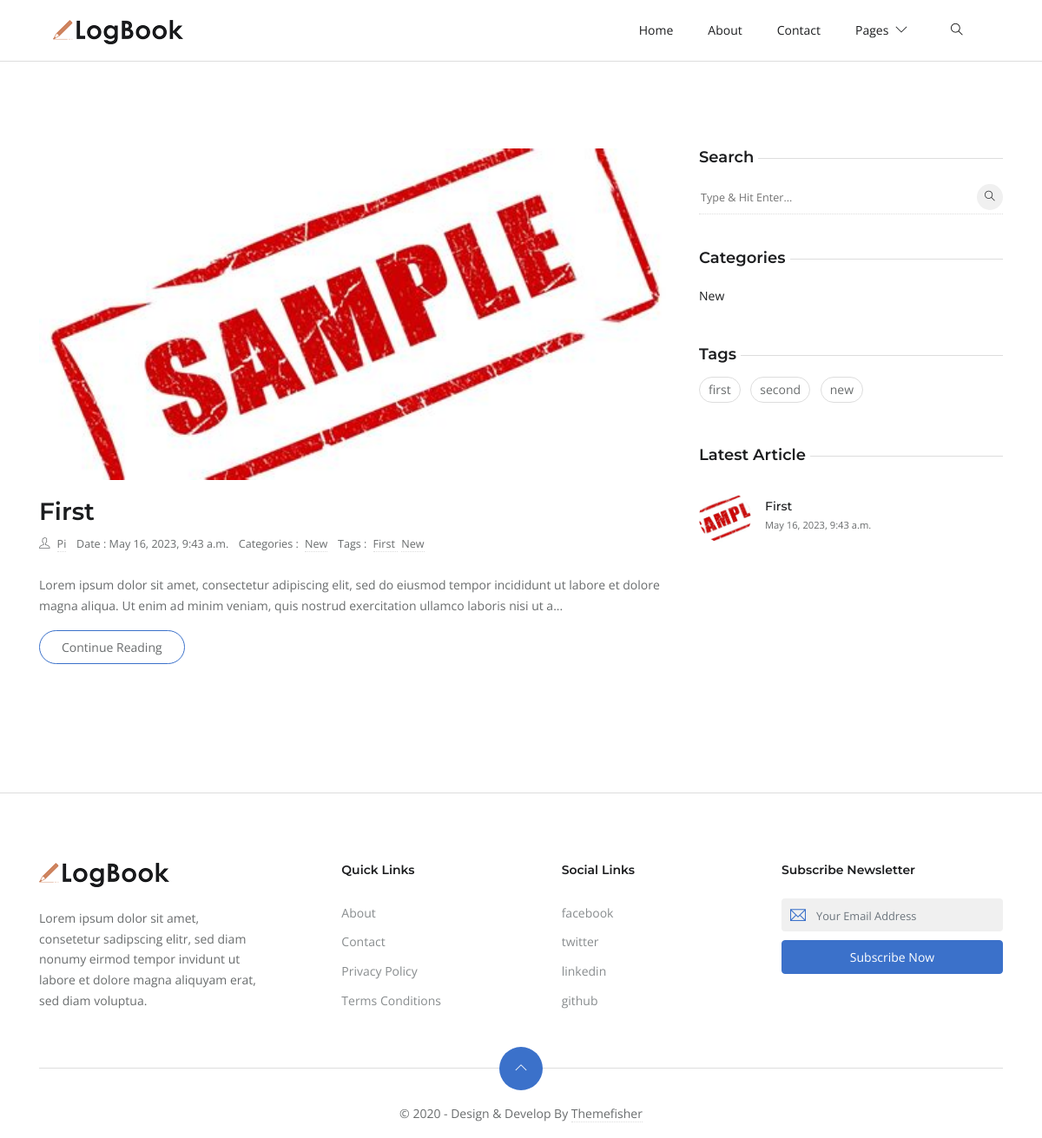
Before: / with the older database file.
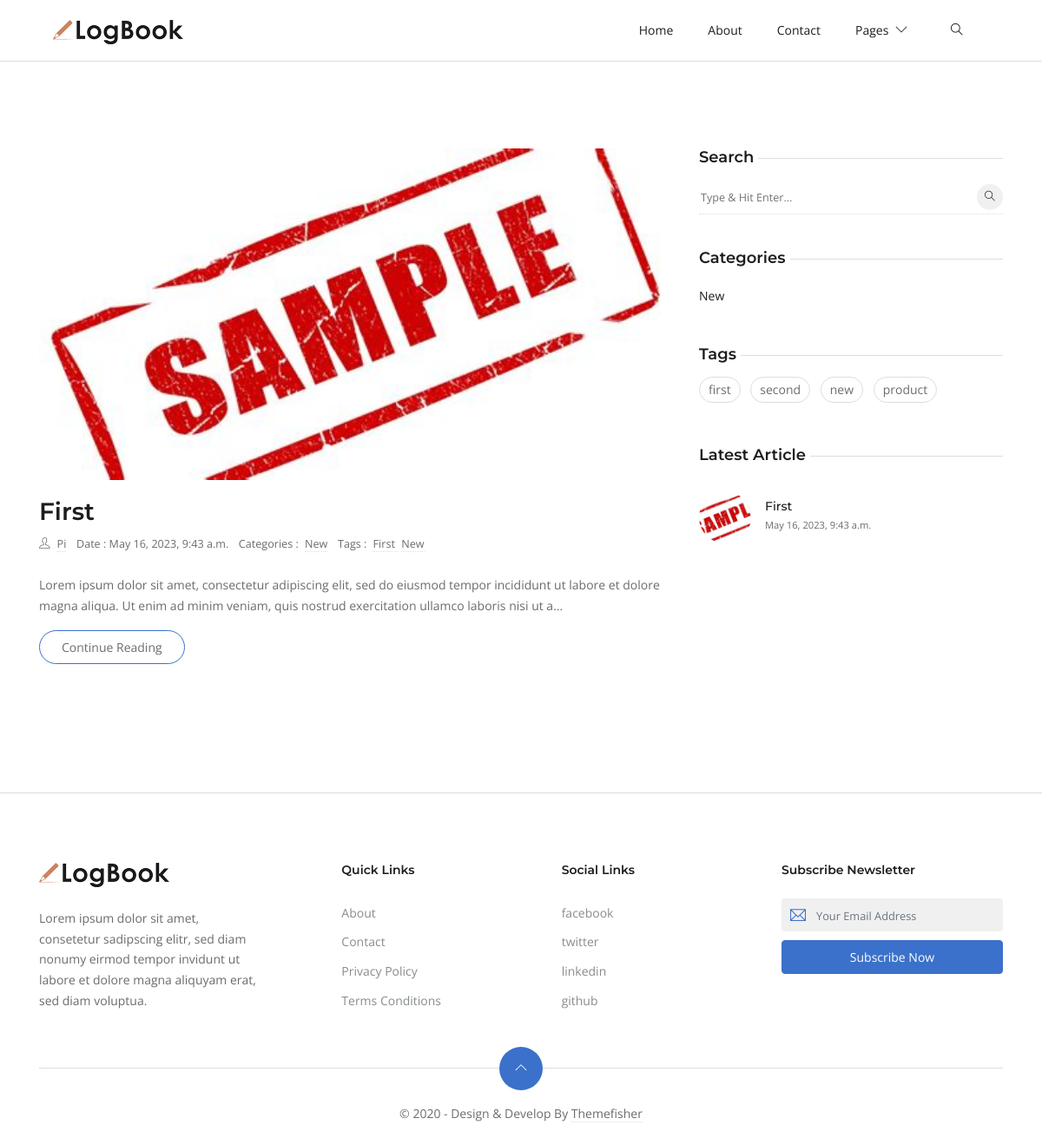
After: the same page with the newer database file.
### blog/models.py (models this page shows, shortened)
class Post(models.Model):
    STATUS_CHOICES = (
    ('draft', 'Draft'),
    ('published', 'Published'),
    )
    url=models.SlugField(max_length=1000,unique=True)
    title=models.CharField(max_length=1000)
    author = models.ForeignKey(User,on_delete=models.CASCADE)
    image=models.ImageField(upload_to='static/images')
    category=models.ForeignKey(Categorie,on_delete=models.CASCADE,blank=True,related_name='categories')
    body=RichTextUploadingField()
    description=models.CharField(max_length=200)
    tags=TaggableManager()
    publish = models.DateTimeField(default=timezone.now)
    created = models.DateTimeField(auto_now_add=True)
    updated = models.DateTimeField(auto_now=True)
    update=models.DateTimeField(auto_now_add=True)
    status = models.CharField(max_length=10,choices=STATUS_CHOICES,default='draft')

class Categorie(models.Model):
    name=models.CharField(max_length=100,unique=True)
    url=models.SlugField(max_length=100,unique=True)

### blog/views.py (the view)
# urls.py: path('',views.index,name='home'),
def index(request,tag_slug=None):
    all_tags = Tag.objects.all()
    post=Post.objects.filter(status='published').order_by('-publish')
    latestpost=Post.objects.filter(status='published').order_by('-publish')[:3]
    category=Categorie.objects.all()
    tag = None
    if tag_slug:
        tag = get_object_or_404(Tag, slug=tag_slug)
        post=Post.objects.filter(status='published',tags=tag).order_by('-publish')
    page = request.GET.get('page', 1)
    paginator = Paginator(post, 10)
    try:
        posts = paginator.page(page)
    except PageNotAnInteger:
        posts = paginator.page(1)
    except EmptyPage:
        posts = paginator.page(paginator.num_pages)
    return render(request,'index.html',{'posts':posts,'category':category,'latestpost':latestpost,'post':post,'all_tags':all_tags,'tag':tag})

### templates/index.html (shortened to what this page needs)
{% extends 'base.html' %}
{% block body %}
<section class="section">
	<div class="container">
		<div class="row">
<div class="col-lg-8  mb-5 mb-lg-0">
   {% for post in posts %}
   <article class="row mb-5">
      <div class="col-12">
         <div class="post-slider">
            <img loading="lazy" src="{{post.image.url}}" class="img-fluid" alt="image of {{post.title}}">
         </div>
      </div>
      <div class="col-12 mx-auto">
         <h3><a class="post-title" href="/{{post.url}}/">{{post.title|title}}</a></h3>
         <ul class="list-inline post-meta mb-4">
            <li class="list-inline-item"><i class="ti-user mr-2"></i><a href="/user/{{post.author}}/">{{post.author|title}}</a>
            </li>
            <li class="list-inline-item">Date : {{post.publish}}</li>
            <li class="list-inline-item">Categories : <a href="/category/{{post.category.url}}/" class="ml-1">{{post.category.name|title}} </a>
            </li>
            <li class="list-inline-item">Tags : {% for tag in post.tags.all %} <a href="/tag/{{tag.slug}}" class="ml-1">{{tag.name|capfirst}} </a> {% endfor %}
            </li>
         </ul>
         <p>{{post.description|capfirst|safe}}...</p> <a href="/{{post.url}}/" class="btn btn-outline-primary">Continue Reading</a>
      </div>
   </article>
   {% endfor %}
</div>
<aside class="col-lg-4">
<div class="widget">
<h5 class="widget-title"><span>Search</span></h5>
<form action="/search" class="widget-search">
<input id="search-query" name="s" type="search" placeholder="Type &amp; Hit Enter...">
<button type="submit"><i class="ti-search"></i>
</button>
</form>
</div>
<div class="widget">
<h5 class="widget-title"><span>Categories</span></h5>
<ul class="list-unstyled widget-list">
{% for cat in category %}
<li><a href="/category/{{cat.url}}/" class="d-flex">{{cat.name|title}}
</a>
</li>
{% endfor %}
</ul>
</div>
<div class="widget">
<h5 class="widget-title"><span>Tags</span></h5>
<ul class="list-inline widget-list-inline">
   {% for tag in all_tags %}
<li class="list-inline-item"><a href="/tag/{{tag.slug}}"> {{tag.name}}</a>
</li>
{% endfor %}
</ul>
</div>
<div class="widget">
<h5 class="widget-title"><span>Latest Article</span></h5>
{% for lp in latestpost %}
<ul class="list-unstyled widget-list">
<li class="media widget-post align-items-center">
<a href="/{{lp.url}}/">
   <img loading="lazy" class="mr-3" src="{{lp.image.url}}">
</a>
<div class="media-body">
   <h5 class="h6 mb-0"><a href="/{{lp.url}}">{{lp.title|title}}</a></h5>
   <small>{{lp.publish}}</small>
</div>
</li>
</ul>
{% endfor %}
</div>
</aside>
</div>
</div>
</section>
{% endblock body %}

### templates/base.html (shortened to what this page needs)
{% load static %}
<!DOCTYPE html>
<html lang="en-us">
<head>
   <link rel="stylesheet" href="{% static 'plugins/bootstrap/bootstrap.min.css' %}">
   <link rel="stylesheet" href="{% static 'plugins/themify-icons/themify-icons.css' %}">
   <link rel="stylesheet" href="{% static 'plugins/slick/slick.css' %}">
   <link rel="stylesheet" href="{% static 'css/style.css' %}">
</head>
<body>
<header class="sticky-top bg-white border-bottom border-default">
   <div class="container">
      <nav class="navbar navbar-expand-lg navbar-white">
         <a class="navbar-brand" href="/">
            <img class="img-fluid" width="150px" src="{% static 'images/logo.png' %}" alt="LogBook">
         </a>
         <div class="collapse navbar-collapse text-center" id="navigation">
            <ul class="navbar-nav ml-auto">
               <li class="nav-item dropdown">
                  <a class="nav-link" href="/"
                  >
                    Home
                  </a>
               </li>
               <li class="nav-item">
                  <a class="nav-link" href="/blog/about/">About</a>
               </li>
               <li class="nav-item">
                  <a class="nav-link" href="/blog/contact/">Contact</a>
               </li>
               <li class="nav-item dropdown">
                  <a class="nav-link" href="#" role="button" data-toggle="dropdown" aria-haspopup="true"
                     aria-expanded="false">Pages <i class="ti-angle-down ml-1"></i>
                  </a>
               </li>
            </ul>
            <div class="search px-4">
               <button id="searchOpen" class="search-btn"><i class="ti-search"></i></button>
            </div>
         </div>
      </nav>
   </div>
</header>
{% block body %}
{% endblock body %}
   <footer class="section-sm pb-0 border-top border-default">
      <div class="container">
         <div class="row justify-content-between">
            <div class="col-md-3 mb-4">
               <a class="mb-4 d-block" href="/">
                  <img class="img-fluid" width="150px" src="{% static 'images/logo.png' %}" alt="LogBook">
               </a>
               <p>Lorem ipsum dolor sit amet, consetetur sadipscing elitr, sed diam nonumy eirmod tempor invidunt ut labore et dolore magna aliquyam erat, sed diam voluptua.</p>
            </div>
            <div class="col-lg-2 col-md-3 col-6 mb-4">
               <h6 class="mb-4">Quick Links</h6>
               <ul class="list-unstyled footer-list">
                  <li><a href="about.html">About</a></li>
                  <li><a href="contact.html">Contact</a></li>
                  <li><a href="privacy-policy.html">Privacy Policy</a></li>
                  <li><a href="terms-conditions.html">Terms Conditions</a></li>
               </ul>
            </div>
            <div class="col-lg-2 col-md-3 col-6 mb-4">
               <h6 class="mb-4">Social Links</h6>
               <ul class="list-unstyled footer-list">
                  <li><a href="#">facebook</a></li>
                  <li><a href="#">twitter</a></li>
                  <li><a href="#">linkedin</a></li>
                  <li><a href="#">github</a></li>
               </ul>
            </div>
            <div class="col-md-3 mb-4">
               <h6 class="mb-4">Subscribe Newsletter</h6>
               <form class="subscription" action="/newsletter" method="post">
                  <div class="position-relative">
                     <i class="ti-email email-icon"></i>
                     <input name="email" for="email" type="email" class="form-control" placeholder="Your Email Address">
                  </div>
                  <button class="btn btn-primary btn-block rounded" type="submit">Subscribe now</button>
               </form>
            </div>
         </div>
         <div class="scroll-top">
            <a href="javascript:void(0);" id="scrollTop"><i class="ti-angle-up"></i></a>
         </div>
         <div class="text-center">
            <p class="content">&copy; 2020 - Design &amp; Develop By <a href="https://themefisher.com/" target="_blank">Themefisher</a></p>
         </div>
      </div>
   </footer>
</body>
</html>

### static/css/style.css (style rules this page uses)
body { line-height: 1.7; font-family: "Open Sans", sans-serif; -webkit-font-smoothing: antialiased; color: #696c6d; font-size: 14px; }
article img { max-width: 100% !important; height: auto !important; border-radius: .25rem!important; }
p, .paragraph { font-weight: 400; color: #696c6d; font-size: 14px; line-height: 1.7; font-family: "Open Sans", sans-serif; }
h1, h2, h3, h4, h5, h6 { color: #1c1d1f; font-family: "Montserrat", sans-serif; font-weight: 600; line-height: 1.2; }
h3, .h3 { font-size: 28px; }
h5, .h5 { font-size: 18px; }
h6, .h6 { font-size: 14px; }
.btn { font-size: 14px; font-family: "Open Sans", sans-serif; text-transform: capitalize; padding: 8px 25px; border-radius: 50px; border: 1px solid; position: relative; z-index: 1; transition: 0.2s ease; }
.btn-primary { background: #3b71ca; color: #fff; border-color: #3b71ca; }
.btn-outline-primary { background: transparent; color: #696c6d; border-color: #3b71ca; }
body { background-color: #fff; overflow-x: hidden; }
img { vertical-align: middle; border: 0; }
a, a:hover, a:focus { text-decoration: none; }
a, button, select { cursor: pointer; transition: 0.2s ease; }
.slick-slide { outline: 0; }
.section { padding-top: 100px; padding-bottom: 100px; }
.section-sm { padding-top: 80px; padding-bottom: 80px; }
.rounded-lg, .post-slider { border-radius: 10px !important; }
.border-default { border-color: #ddd !important; }
.form-control::placeholder { font-size: 80%; }
.nav-item { margin: 0; }
.nav-item .nav-link { text-transform: capitalize; }
.navbar-white .navbar-nav .nav-link { color: #1c1d1f; }
.navbar-expand-lg .navbar-nav .nav-link { padding: 15px 20px; }
.search-btn { border: 0; background: transparent; }
.post-title { color: #1c1d1f; }
.post-meta li { margin-right: 10px; font-size: 90%; }
.post-meta a { color: #696c6d; border-bottom: 1px dotted #ddd; }
.post-slider { overflow: hidden; margin-bottom: 20px; }
.post-slider img { border-radius: inherit; }
.content * { word-break: break-word; overflow-wrap: break-word; }
.content a { color: #696c6d; border-bottom: 1px dotted #ddd; }
.widget { background: #fff; margin-bottom: 40px; }
.widget-title { position: relative; margin-bottom: 15px; }
.widget-title span { background: #fff; position: relative; padding-right: 5px; z-index: 1; }
.widget-title::before { position: absolute; content: ""; right: 0; height: 1px; width: 100%; background: #ddd; top: 50%; }
.widget-search { position: relative; }
.widget-search input { border: 0; border-bottom: 1px dotted #ddd; width: 100%; height: 40px; }
.widget-search input::placeholder { font-size: 90%; }
.widget-search button { height: 30px; width: 30px; line-height: 30px; display: inline-block; padding: 0; background: #f0f0f0; color: #1c1d1f; text-align: center; border-radius: 50%; position: absolute; right: 0; top: 5px; border: 0; font-size: 12px; }
.widget-list li { padding: 5px 0; }
.widget-list li a { color: #1c1d1f; }
.widget-list-inline li { margin-bottom: 10px; }
.widget-list-inline li a { padding: 2px 10px; border: 1px solid #ddd; border-radius: 40px; display: block; color: #696c6d; }
.widget-post { padding: 15px 0 !important; }
.widget-post img { height: 60px; width: 60px; border-radius: 50%; -o-object-fit: cover; object-fit: cover; }
.footer-list a { display: block; color: #888c8e; padding: 5px 0; }
.subscription .form-control { background-color: #f0f0f0; border: 0; margin-bottom: 10px; padding-left: 40px; }
.subscription .email-icon { position: absolute; left: 10px; top: 10px; font-size: 18px; color: #3b71ca; }
.scroll-top { border-top: 1px solid #ddd; position: relative; margin: 20px 0 40px; }
.scroll-top a { position: absolute; top: 50%; left: 50%; transform: translate(-50%, -50%); height: 50px; width: 50px; border-radius: 50%; background-color: #3b71ca; color: #fff; text-align: center; line-height: 50px; display: block; }

Changed rows visible on the page:
added Tag: name "product", shown under "Tags"
